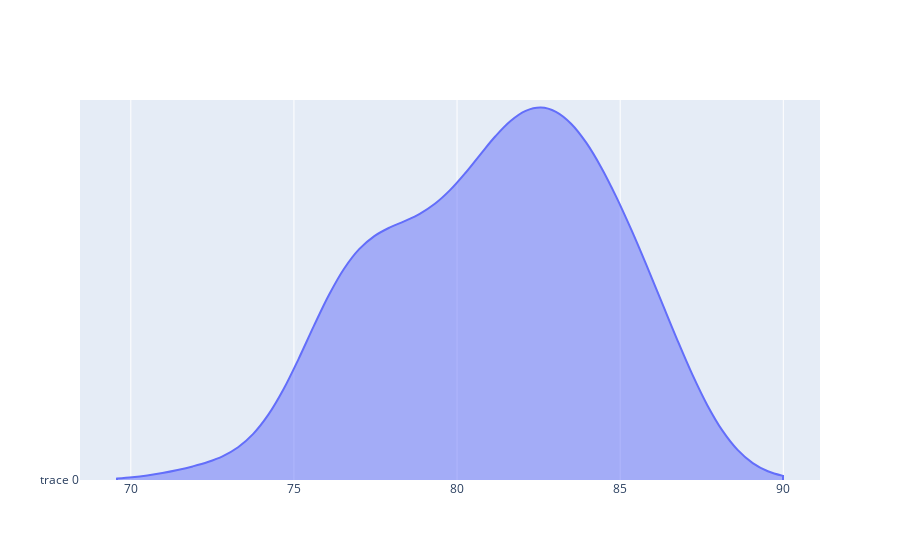

Here is the notebook cell this chart was saved with:
### Code cell
fig = go.Figure()
fig.add_trace(go.Violin(x=male["le_agg"], side="positive"))
fig.show()
